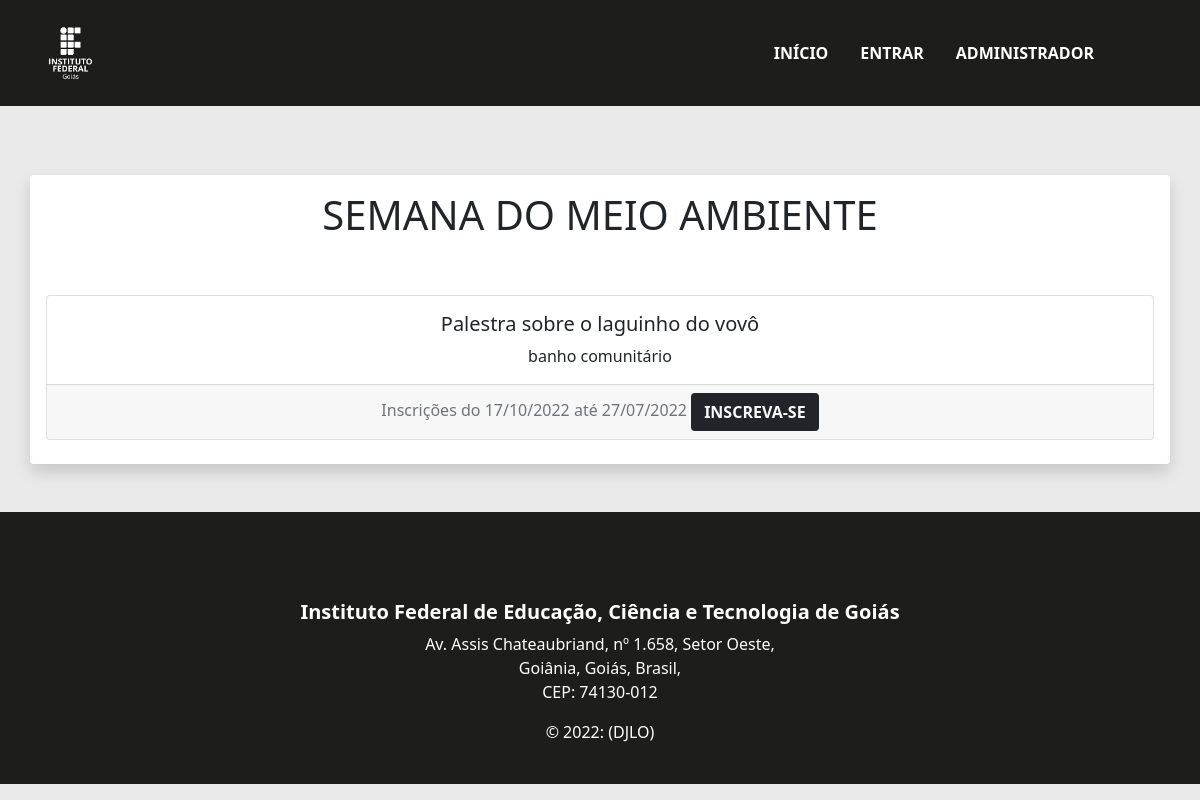
Before: / with the older database file.
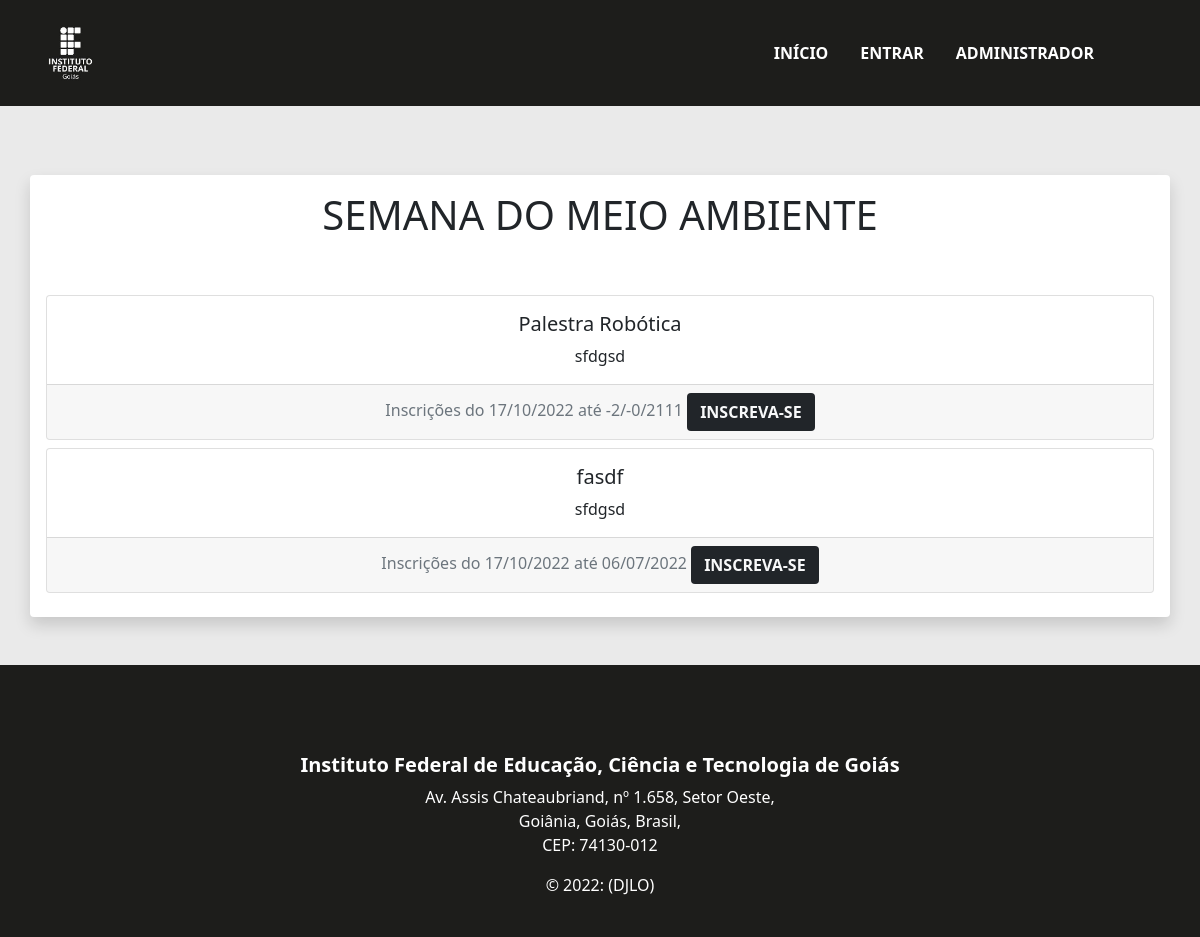
After: the same page with the newer database file.
### tables this page shows
CREATE TABLE `tb_evento` (
  `id` int(11) NOT NULL,
  `titulo` varchar(200) NOT NULL,
  `descricao` varchar(200) NOT NULL,
  `dia` varchar(14) NOT NULL,
  `horarioI` time NOT NULL,
  `horarioF` time NOT NULL,
  `vagas` int(11) NOT NULL,
  `horas` int(11) NOT NULL
);

### verurl.php (called while the page is built)
<?php
class verurl{
    function trocarUrl ($url){
        if (empty($url)){
            $url = "principal.php";
        } else {
            $url = "secoes/$url.php";
        }
        include_once ($url);
    }
}
?>

### classes/conexao.php (called while the page is built, shortened)
<?php
abstract class conexao{
    protected $host, $user, $pass, $dba, $conn, $sql, $qr, $data, $status, $totalFields, $error;
    public function __construct(){
        $this->host = "localhost";
        $this->user = "root";
        $this->pass = "";
        $this->dba  = "db_trabalhofinal";
    }
    public function connect(){
        $this->conn = @mysqli_connect($this->host, $this->user, $this->pass) or die ("<ins><center>Erro ao acessar banco de dados:</center></ins><br/>" . mysqli_error());
        mysqli_set_charset($this->conn, 'utf8');
        return $this->conn;
    }
    protected function execSQL($sql){
        $this->qr = @mysqli_query($this->conn, $sql) or die("<ins><center>Erro ao executar a query: $sql - </center></ins><br/>" . mysqli_error());
        return $this->qr;
    }
}
?>

### classes/manipuladados.php (called while the page is built, shortened)
<?php
include_once("conexao.php");
class manipuladados extends conexao{
    protected $sql, $qr, $table, $fields, $dados, $status, $fieldId, $valueId;
        public function setTable ($t){
            $this->table = $t;
        }
        public function getAllDataTable(){
            $this->sql = "SELECT * FROM $this->table";
            $this->qr = self::execSQL($this->sql);
            return $this->qr;
        }
}
?>

### principal.php (the view)
<?php
include_once("classes/manipuladados.php");
function mostraData ($data) {
if ($data!='') {
  return (substr($data,8,2).'/'.substr($data,5,2).'/'.substr($data,0,4));
}
else { return ''; }
}
?>
<!DOCTYPE html>
<html>
<body style="  background-color: rgba(150, 150, 150, 0.192);">
  <section class="container shadow p-3 mb-5 bg-body rounded" style="margin-top: 8.6%;">
    <center>
      <h1 class="">SEMANA DO MEIO AMBIENTE</h1>
    </center>
    <br><br>
    <?php
      $busca = new manipuladados();
      $busca->setTable("tb_evento");
      $eventos = $busca->getAllDataTable();
      foreach ($eventos as $dados) {
      ?>
    <div class="row justify-content-between">
      <article class=" pb-2 col-lg-12 col-md-6 col-sm-12 ">
        <div class=" card text-center">
          <div class="card-body">
            <h5 class="card-title"><?= $dados["titulo"]; ?></h5>
            <p class="card-text"> <?= $dados["descricao"]; ?></p>
          </div>
          <div class=" card-footer text-muted">
            Inscrições do  <?=date('d/m/Y')?> até <?= mostraData($dados["dia"]) ?>
            <button class="btn text-light bg-dark text-uppercase fw-bold" onclick="location.href='?secao=alunoLogin'">Inscreva-se</button>
          </div>
        </div>
      </article>
    </div>
    <?php }  ?>
  </section>
</body>
</html>

### index.php (shortened to what this page needs)
<?php
include_once("verurl.php");
?>
<html>
<head>
    <link rel='stylesheet' type='text/css' media='screen' href='css/bootstrap.css'>
    <link rel='stylesheet' type='text/css' media='screen' href='css/app.css'>
</head>
<body>
    <header>
        <?php include("includes/topo.php"); ?>
    </header>
    <section>
        <article>
            <?php
            $red = new verURL();
            $red->trocarUrl(@$_GET['secao']);
            ?>
        </article>
    </section>
    <footer>
        <?php include("includes/rodape.php"); ?>
</body>
</html>

### includes/topo.php (shortened to what this page needs)
<html>
<head>
  <link rel='stylesheet' type='text/css' media='screen' href='css/bootstrap.css'>
  <link rel='stylesheet' type='text/css' media='screen' href='css/app.css'>
</head>
<body>
  <header class="mb-5">
    <nav class="navbar navbar-dark navbar-expand-lg fixed-top "  style="background-color:#1d1d1b;">
      <div class="container">
        <a class="navbar-brand" href="index.php"><img src="img/ifglogo.jpeg" width="30%" height="30%" ></a>
        <div class="offcanvas offcanvas-end" tabindex="-1" id="offcanvasNavbar" aria-labelledby="offcanvasNavbarLabel">
          <div class="offcanvas-body" style="background-color:#1d1d1b;">
            <ul class="navbar-nav d-flex justify-content-end flex-grow-1 pe-5  ">
              	<li class="nav-item ">
                		<a class="nav-link active px-3 fw-bold" aria-current="page" href="?principal">INÍCIO</a>
             	 </li>
                <li class="nav-item">
                    <a class="nav-link active px-3 fw-bold" aria-current="page" href="?secao=alunoLogin">ENTRAR</a>
              	</li>
              	<li class="nav-item">
                		<a class="nav-link active px-3 fw-bold  " href="adm/index.php">ADMINISTRADOR</a>
              	</li>
            </ul>
          </div>
        </div>
      </div>
    </nav>
  </header>
</body>

### includes/rodape.php (shortened to what this page needs)
  <div class="container p-4 mt-3 nb ">
    <div class="row">
      <footer class="text-center text-white">
      <div class="container p-4"></div>
      <div class="text-center p-3">
        <h5 style="font-weight: bold;">Instituto Federal de Educação, Ciência e Tecnologia de Goiás</h5>
        <p>Av. Assis Chateaubriand, nº 1.658, Setor Oeste,
          <br>Goiânia, Goiás, Brasil,
          <br>CEP: 74130-012</p>
        © 2022: (DJLO)
      </div>
    </footer>
    </div>
  </div>
</body>
</html>

### css/app.css (style rules this page uses)
:root { --cor-fundo:#1d1d1b; }
* { box-sizing: border-box; }
header,nav,footer { background-color:var(--cor-fundo); }
.offcanvas-body { background-color:var(--cor-fundo); }
footer { color:white; }

Changed rows visible on the page:
removed tb_evento: titulo "Palestra sobre o laguinho do vovô", descricao "banho comunitário", dia "27/07/2022"
added tb_evento: titulo "Palestra Robótica", descricao "sfdgsd", dia "-2/-0/2111"
added tb_evento: titulo "fasdf", descricao "sfdgsd", dia "06/07/2022"
